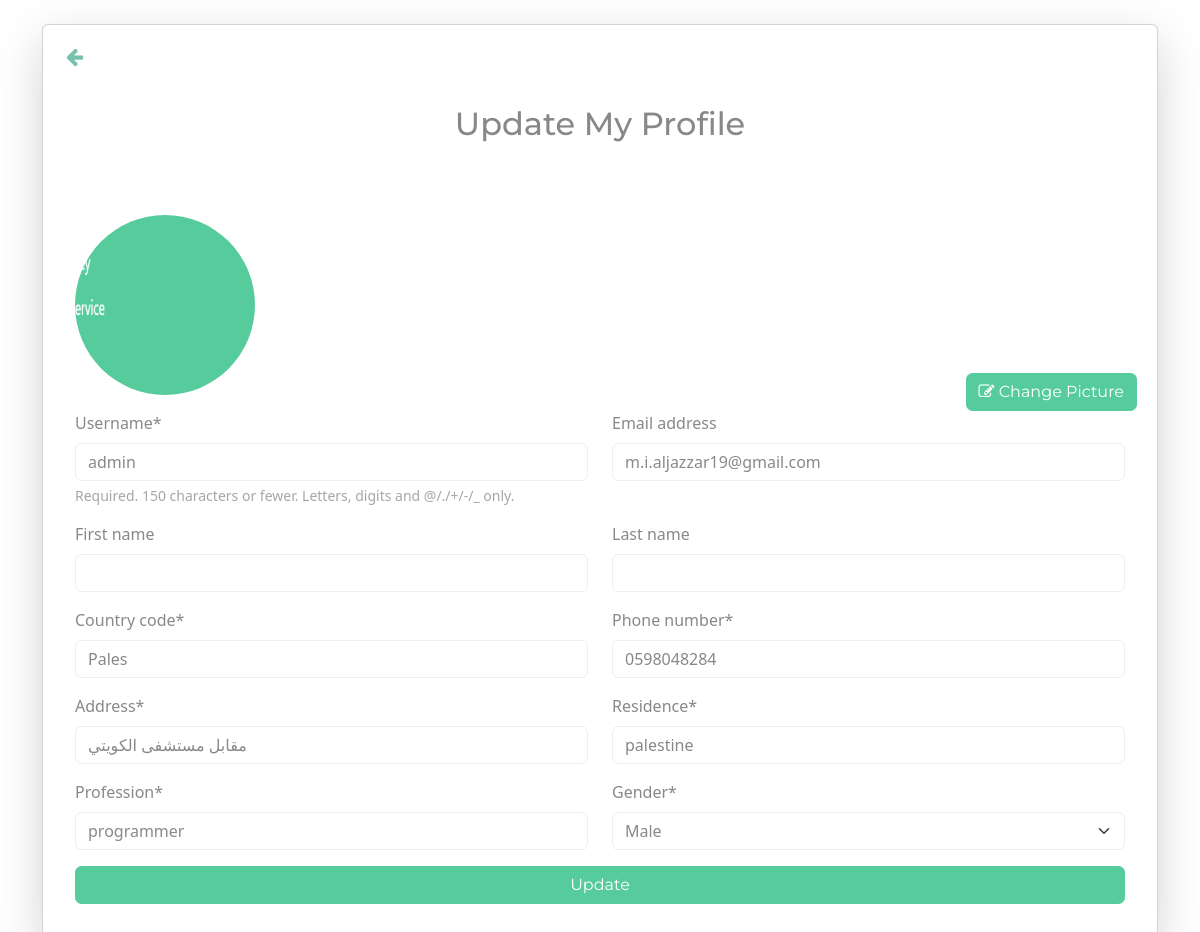
Before: /accounts/update-profile/ (signed in) with the older database file.
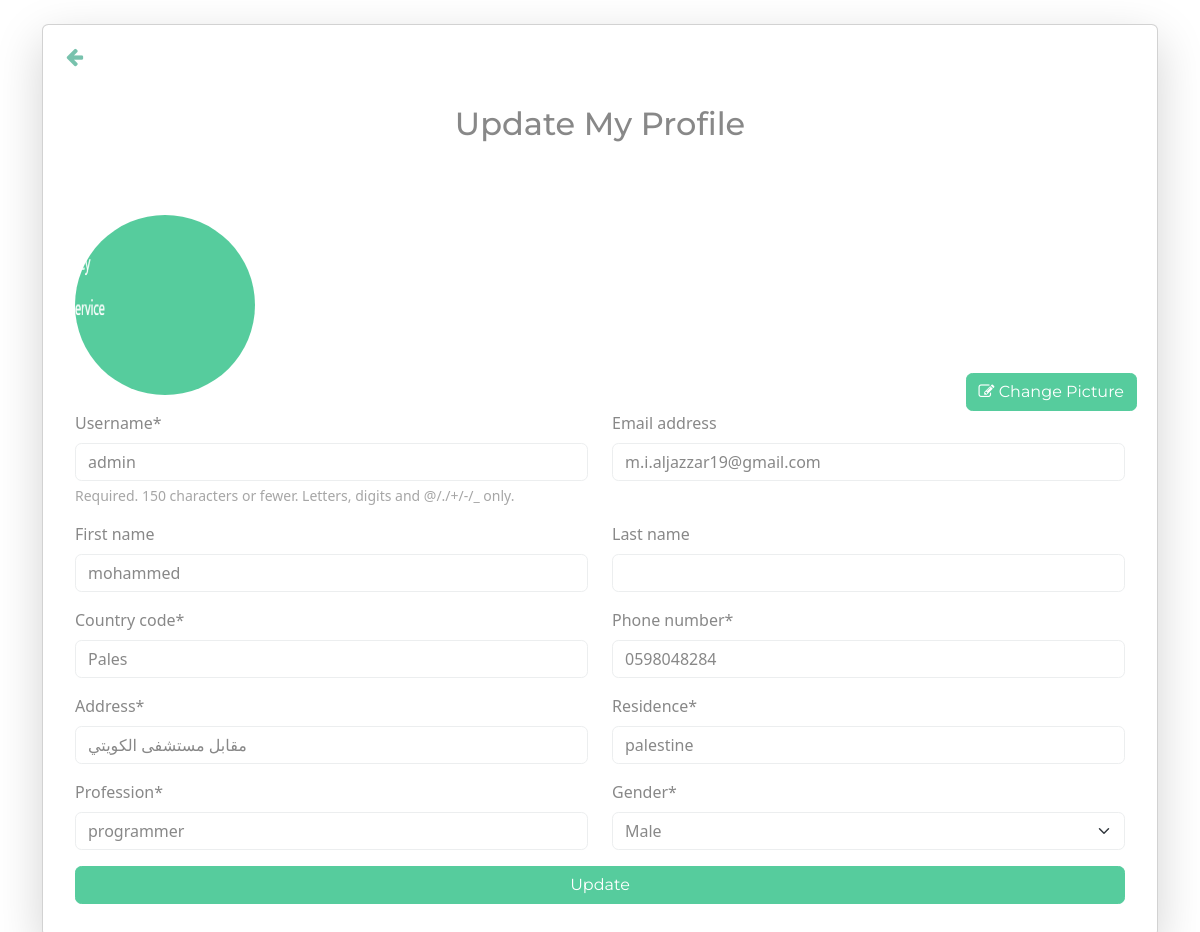
After: the same page with the newer database file.
### accounts/models.py (models this page shows, shortened)
class CustomUser(AbstractUser):
    address = models.CharField(max_length=255)
    profession = models.CharField(max_length=100)
    residence = models.CharField(max_length=100)
    phone_number = models.CharField(max_length=15)
    country_code = models.CharField(max_length=5)
    gender = models.CharField(max_length=1, choices=Gender.choices)
    profile_picture = models.ImageField(upload_to='profile_pictures/')
    can_add_books = models.BooleanField(default=False, verbose_name="Can Add Books")

### accounts/views.py (the view)
# urls.py: path('update-profile/', views.update_profile, name='update_profile'),
@login_required
def update_profile(request):
    if request.method == 'POST':
        form = ProfileUpdateForm(request.POST, request.FILES, instance=request.user)
        if form.is_valid():
            form.save()
            messages.success(request, "Profile updated successfully")
            return redirect('accounts:update_profile')  # توجيه المستخدم إلى صفحة الملف الشخصي بعد التحديث
    else:
        form = ProfileUpdateForm(instance=request.user)
    return render(request, 'update_profile.html', {'form': form})

### accounts/forms.py
class ProfileUpdateForm(forms.ModelForm):
    class Meta:
        model = CustomUser
        fields = [
            'username', 'email', 'first_name', 'last_name', 'address',
            'profession', 'residence', 'phone_number', 'country_code',
            'gender', 'profile_picture'
        ]

### accounts/templates/update_profile.html (shortened to what this page needs)
{% extends 'base.html' %}
{% load crispy_forms_tags %}
{% block content %}
<div class="container mt-4">
    <div class="row justify-content-center">
        <div class="col-12 col-lg-12">
            <div class="card shadow-lg p-3 mb-5 bg-white rounded">
                <div class="card-body">
                    <button onclick="window.history.back()" class="btn btn-link text-dark position-absolute" style="top: 10px; left: 10px; font-size:20px">
                        <i class="fa fa-arrow-left text-primary"></i>
                    </button>
                    <h2 class="text-center mt-5 mb-4">Update My Profile</h2>
                    <form method="POST" enctype="multipart/form-data">
                        <div class="row">
                            <div class="mb-3 mt-5 col-12 col-lg-6">
                                {% if form.instance.profile_picture %}
                                    <img src="{{ form.instance.profile_picture.url }}" alt="Profile Picture" class="img-fluid rounded-circle" style="width: 180px; height: 180px;">
                                {% else %}
                                    <p>No profile picture available.</p>
                                {% endif %}
                            </div>
                            <div style="position: relative;" class="col-12 col-lg-6">
                                <label for="id_profile_picture" class="btn btn-success" style="position: absolute; bottom: 0; right: 0;">
                                    <i class="fa fa-edit"></i> Change Picture
                                </label>
                            </div>
                        </div>
                        <div class="row">
                            <div class="form-group col-12 col-lg-6">
                                {{ form.username|as_crispy_field }}
                            </div>
                            <div class="form-group col-12 col-lg-6">
                                {{ form.email|as_crispy_field }}
                            </div>
                        </div>
                        <div class="row">
                            <div class="form-group col-12 col-lg-6">
                                {{ form.first_name|as_crispy_field }}
                            </div>
                            <div class="form-group col-12 col-lg-6">
                                {{ form.last_name|as_crispy_field }}
                            </div>
                        </div>
                        <div class="row">
                            <div class="form-group col-12 col-lg-6">
                                {{ form.country_code|as_crispy_field }}
                            </div>
                            <div class="form-group col-12 col-lg-6">
                                {{ form.phone_number|as_crispy_field }}
                            </div>
                        </div>
                        <div class="row">
                            <div class="form-group col-12 col-lg-6">
                                {{ form.address|as_crispy_field }}
                            </div>
                            <div class="form-group col-12 col-lg-6">
                                {{ form.residence|as_crispy_field }}
                            </div>
                        </div>
                        <div class="row">
                            <div class="form-group col-12 col-lg-6">
                                {{ form.profession|as_crispy_field }}
                            </div>
                            <div class="form-group col-12 col-lg-6">
                                {{ form.gender|as_crispy_field }}
                            </div>
                        </div>
                        <div class="row w-100 m-auto">
                            <button type="submit" class="btn btn-success">Update</button>
                        </div>
                    </form>
                </div>
            </div>
        </div>
    </div>
</div>
{% endblock content %}

Changed rows visible on the page:
changed CustomUser "admin": first_name (not shown) → "mohammed"
